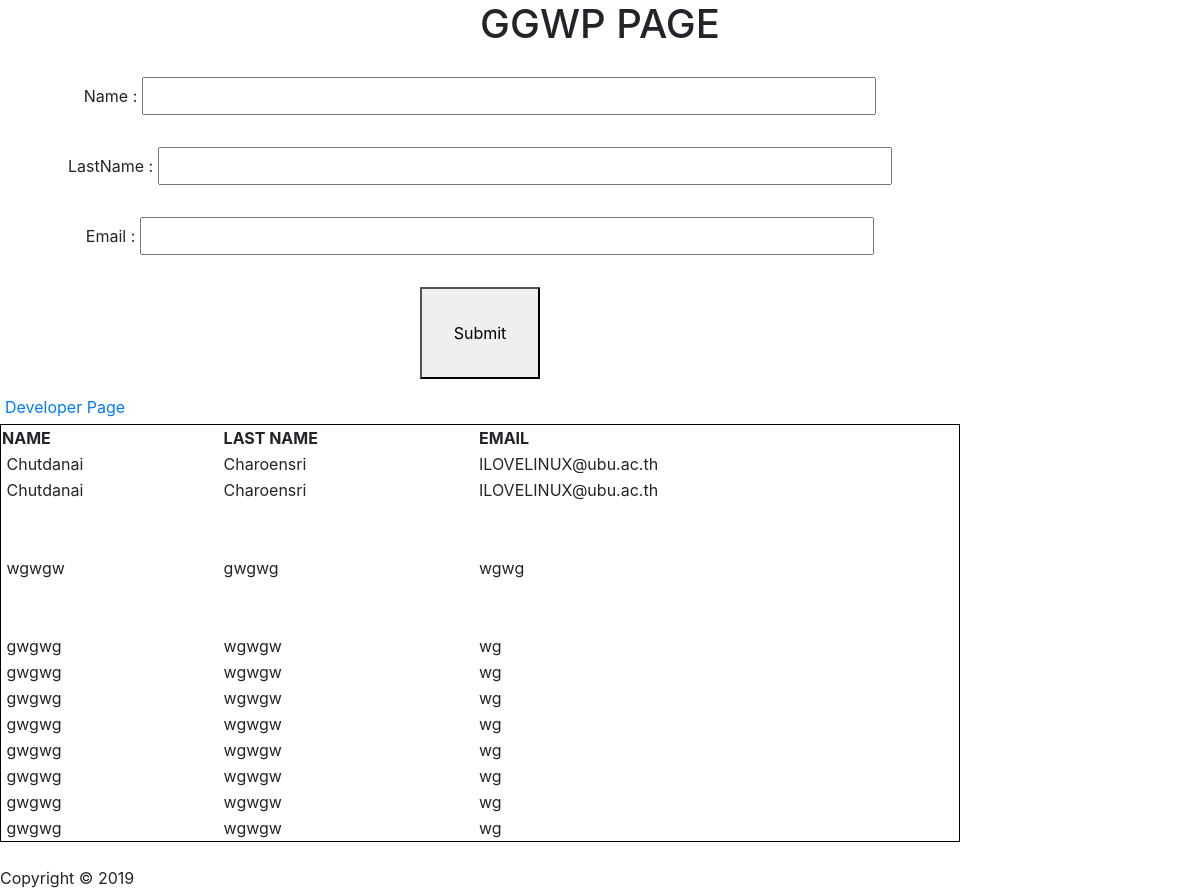
The page /index on the database as committed earlier.
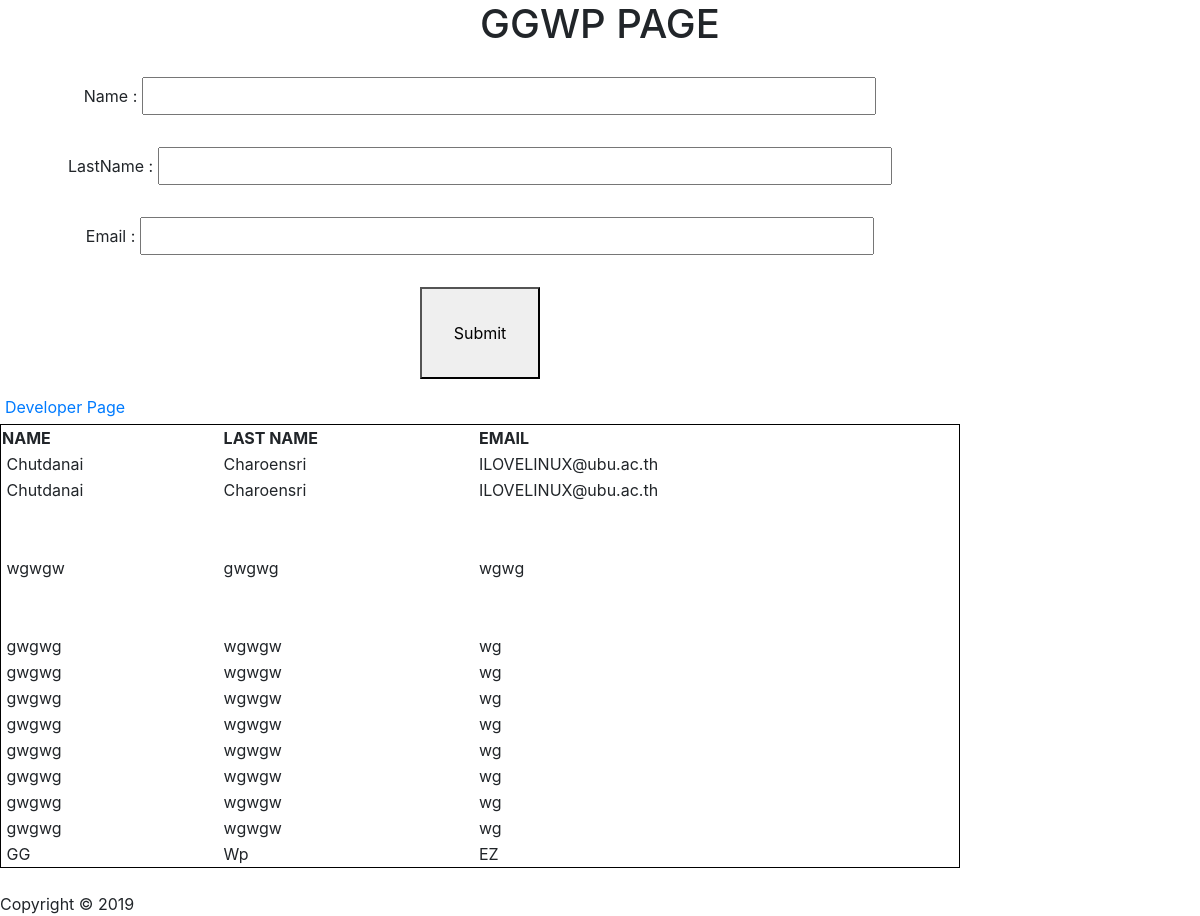
The same page on the database as committed later.
### myapp/models.py (models this page shows)
class Service(models.Model):
    icon = models.CharField(max_length=200)
    title = models.CharField(max_length=300)
    detail = models.CharField(max_length=1000)
    def __str__(self):
        return self.title

### myapp/views.py (the view)
# urls.py: path('index', appview.index),
def index(req):
    if req.method == 'POST':
        post = req.POST
        s = Service()
        s.icon = post['icon']
        s.title = post['title']
        s.detail = post['detail']
        s.save()
        services = Service.objects.all()
        print(services)
        return render(req, 'myapp/index.html', { 'services': services })
    else:
        print('BRA BRA BRA')
        services = Service.objects.all()
        print(services)
        return render(req, 'myapp/index.html', { 'services': services })

### myapp/templates/myapp/index.html (shortened to what this page needs)
<!DOCTYPE html>
<html lang="en">
  <head>
    <link rel="stylesheet" href="https://stackpath.bootstrapcdn.com/bootstrap/4.3.1/css/bootstrap.min.css">
    {% load static %}
    <link href="{% static 'vendor/fontawesome-free/css/all.min.css' %}" rel="stylesheet" type="text/css">
  </head>
  <body background="https://image.freepik.com/free-vector/elegant-white-background-with-shiny-lines_1017-17580.jpg">
    <center><nav> <h1> GGWP PAGE </h1> </nav></center>
    <div>
      <section class="filled">
        <form action="index" method="POST" enctype="multipart/form-data;charset=UTF-8">
          <center><div class="spacing">Name : <input class="filled" type="text" name="icon" value=""/></div>
          <div class="spacing">LastName : <input class="filled" type="text" name="title" value=""/></div>
          <div class="spacing">Email : <input class="filled" type="text" name="detail" value=""/></div>
          <div class="spacing"><button style="padding: 2em;" type="submit">Submit</button></div> </center>  <a href="developer">Developer Page</a>
        </form>
      </section>
      <div>
       <table style="width:80%; border: 1px solid black; padding: 1em;">
        <tr>
          <th>NAME</th>
          <th>LAST NAME</th>
          <th>EMAIL</th>
        </tr>
        {% for s in services %}
        <tr>
          <td> <i class="fa {{s.icon}}"></i> {{ s.icon }}</td>
          <td>{{ s.title }}</td>
          <td>{{ s.detail }}</td>
        </tr>
        {% endfor %}
      </table>
      </div>
    </div>
    <footer>
      <div><br>
        <div>Copyright &copy; 2019 </div>
      </div>
    </footer>
  </body>
</html>

### myapp/templates/myapp/index.html (style rules this page uses)
.filled { width: 80%; padding: 5px; }
.spacing { padding: 1em; }

Rows that differ between the two databases and show on the page:
added Service: icon "GG", title "Wp", detail "EZ"
